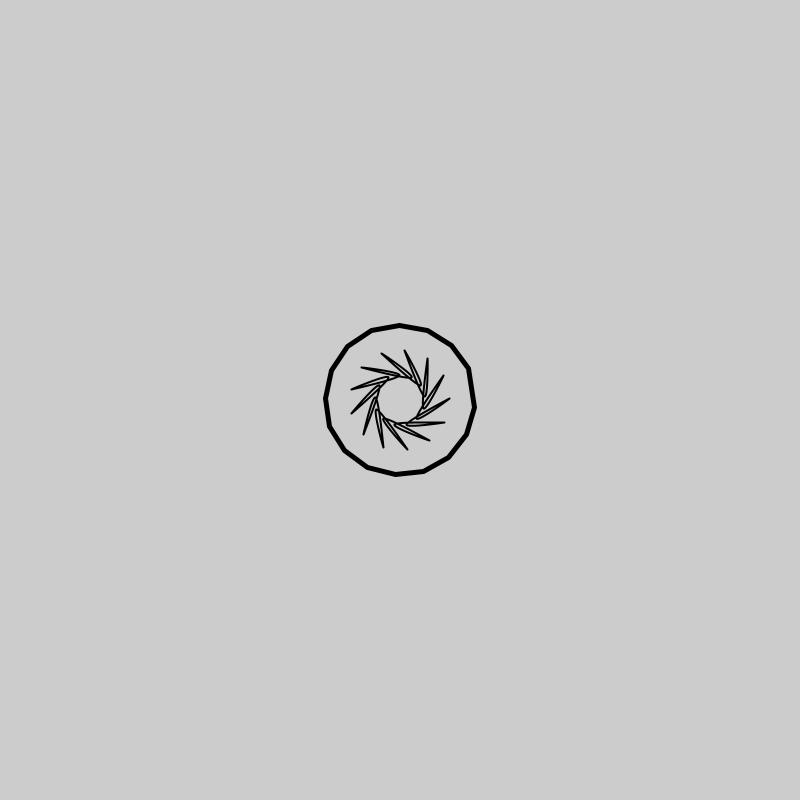
Frame 1 (no input)
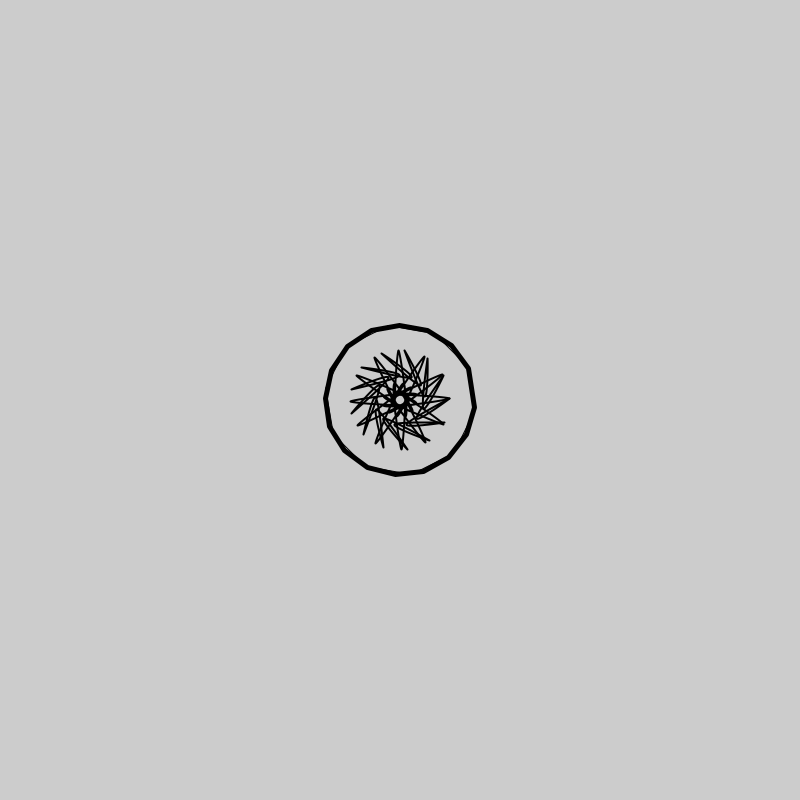
Frame 2 (the mouse pressed at the canvas centre, redrawn once)

The Processing sketch that drew these frames (run headless with seeded random() and noise(); the mouse was pressed at the canvas centre and the sketch redrawn once):

// Processing sketch: generative_stars
// ── generative_stars.pde
import java.util.ArrayList;
import java.util.Random;

int STAR_SIZE = 100;
int STAR_POINTS;
int HIGHEST_POINTS_NUM = 20;
int OUTLINE_SIZE = floor(STAR_SIZE * 1.5);
int[] OUTLINE_POINTS;

void setup()
{
  size(800, 800);
  surface.setLocation(50, 50);
  colorMode(HSB, 360, 100, 100, 100);
  noLoop();
  
  strokeWeight(2);
  //curveTightness(-1);
  
  OUTLINE_POINTS = new int[]{3, 4, 6, 8, 10, 12, 14, 16};
}

void draw()
{
  
  push();
    translate(width/2, height/2);
    star();
    outline_shape();
  pop();
}

// Courtesy of https://processing.org/examples/star.html
  // Modified a bit to make curved stars
void star() 
{
  // Amount of star points
  STAR_POINTS = floor(random(3, HIGHEST_POINTS_NUM));
  // Where the curve occurs (Larger parameter moves curves closer to outside, smaller to inside)
  int curve_point = floor(random(-STAR_SIZE, STAR_SIZE)/2);
  
  int loop_acc = 0;
  float angle = radians(360 / float(STAR_POINTS));
  float half_angle = angle/2.0;
  float sx;
  float sy;
  
  float inner_curve_angle = random(half_angle/4, 10 * half_angle);
  float outer_curve_angle = radians(random(TWO_PI));
  
  noFill();
  beginShape();
    // + (2 * angle) to give the final curve a natural finish (by adding another that draws over)
    for (float a = angle; a <= TWO_PI  + (2 * angle); a += angle)
    {
      loop_acc++;
      
      // Setting inner points
      // If it's the first point, this conditional sets it so its not at a corner
        // or middle of an arc so the curve doesn't sharpen at a point
      if (a == angle)
      {
        sx = cos((a - half_angle/1.1) - inner_curve_angle) * curve_point;
        sy = sin((a - half_angle/1.1) - inner_curve_angle) * curve_point;
      }
      else
      {
        // To change angle of star where it meets the center, change what's after a- eg (a-(half_angle/16))
          // If bigger positive multiples, the fingers look more like leaves (a-(10 * half_angle))
        // Also potentially changing independantly
        sx = cos(a - inner_curve_angle) * curve_point;
        sy = sin(a - inner_curve_angle) * curve_point;
      }
      curveVertex(sx, sy);
        
      // Outtermost points
      // To change angle of outtermost star points, change what's after a eg (a-1)
      sx = cos(a - outer_curve_angle) * STAR_SIZE/2;
      sy = sin(a - outer_curve_angle) * STAR_SIZE/2;
      curveVertex(sx, sy);
      
      // Drawing the final curve
      if (loop_acc >= (STAR_POINTS + 1))
      {
        sx = cos((a + half_angle/1.1) - inner_curve_angle) * curve_point;
        sy = sin((a + half_angle/1.1) - inner_curve_angle) * curve_point;
        curveVertex(sx, sy);

        // DO NOT TAKE THIS OUT
        // Otherwise the loop will continue and draw a wrong line
        break;
      }
    }
  endShape();
}

ArrayList multiples(int points)
{
  ArrayList<Integer> divisible_by = new ArrayList<Integer>();
  
  // Finds all numbers that can divide points number
  for (int i = 2; i <= HIGHEST_POINTS_NUM; i++)
  {
    if (points % i == 0)
      divisible_by.add(i);
  }
  
  return divisible_by;
}

void outline_shape()
{
  strokeWeight(floor(random(1, 6)));
  boolean is_ngon = true_below(0.6);
  // Gets random points number from outline points array
  int rand = new Random().nextInt(OUTLINE_POINTS.length);
  if (is_ngon)
    ngon(OUTLINE_POINTS[rand], OUTLINE_SIZE/2);
  else
    circle(0, 0, OUTLINE_SIZE);
  
}

void ngon(int points, int radius)
{
  // Determines if triangles should be pointing up or down
    // and if squares should be flat or diamonds
  boolean additional_rotate = true_below(0.5);
  
  // Adjusting triangle/square sizes a bit
  if (points == 3)
    radius *= 1.6;
  if (points == 4)
    radius *= 1.2;
    
  float rotate = radians(360/points);
  beginShape();
    for (int i = 0; i < points; i++)
    {
      float angle = i * rotate;
      
      // Potential additional rotate for even ngons
      if (additional_rotate)
      {
        // Makes flat square, not diamond
        if (points == 4)
          angle += rotate/2;
        // Gives even ngon a flat bottom
        if ( (points != 4) && (points % 2 == 0))
          angle += rotate/4;
      }
      
      // Adjusts triangles to point up or down
      if (points == 3)
      {
        if (additional_rotate)
        {
          // Point up
          angle += rotate/4;
        }
        else
        {
          // Point down
          angle += rotate - radians(30);
        }
      }       
      
      float x = cos(angle) * radius;
      float y = sin(angle) * radius;
      vertex(x, y);
    }
  endShape(CLOSE);
}

boolean true_below(float limit)
{
  if (random(1) < limit)
    return true;
  else
    return false;
}
